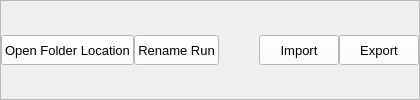
                        <widget class="QFrame" name="row_3">
                         <property name="minimumSize">
                          <size>
                           <width>0</width>
                           <height>70</height>
                          </size>
                         </property>
                         <property name="frameShape">
                          <enum>QFrame::Shape::StyledPanel</enum>
                         </property>
                         <property name="frameShadow">
                          <enum>QFrame::Shadow::Raised</enum>
                         </property>
                         <layout class="QHBoxLayout" name="horizontalLayout_12">
                          <property name="spacing">
                           <number>0</number>
                          </property>
                          <property name="leftMargin">
                           <number>0</number>
                          </property>
                          <property name="topMargin">
                           <number>0</number>
                          </property>
                          <property name="rightMargin">
                           <number>0</number>
                          </property>
                          <property name="bottomMargin">
                           <number>0</number>
                          </property>
                          <item>
                           <layout class="QGridLayout" name="gridLayout">
                            <property name="bottomMargin">
                             <number>0</number>
                            </property>
                            <item row="0" column="3">
                             <widget class="QPushButton" name="importRunButton">
                              <property name="minimumSize">
                               <size>
                                <width>50</width>
                                <height>30</height>
                               </size>
                              </property>
                              <property name="font">
                               <font>
                                <family>Segoe UI</family>
                                <pointsize>10</pointsize>
                                <italic>false</italic>
                                <bold>false</bold>
                               </font>
                              </property>
                              <property name="cursor">
                               <cursorShape>PointingHandCursor</cursorShape>
                              </property>
                              <property name="styleSheet">
                               <string notr="true">background-color: rgb(255, 255, 255);</string>
                              </property>
                              <property name="text">
                               <string>Import</string>
                              </property>
                              <property name="icon">
                               <iconset resource="resources.qrc">
                                <normaloff>:/icons/images/icons/cil-cloud-download.png</normaloff>:/icons/images/icons/cil-cloud-download.png</iconset>
                              </property>
                             </widget>
                            </item>
                            <item row="0" column="0">
                             <widget class="QPushButton" name="openFolderLocationButton">
                              <property name="minimumSize">
                               <size>
                                <width>50</width>
                                <height>30</height>
                               </size>
                              </property>
                              <property name="font">
                               <font>
                                <family>Segoe UI</family>
                                <pointsize>10</pointsize>
                                <italic>false</italic>
                                <bold>false</bold>
                               </font>
                              </property>
                              <property name="cursor">
                               <cursorShape>PointingHandCursor</cursorShape>
                              </property>
                              <property name="styleSheet">
                               <string notr="true">background-color: rgb(255, 255, 255);</string>
                              </property>
                              <property name="text">
                               <string>Open Folder Location</string>
                              </property>
                              <property name="icon">
                               <iconset resource="resources.qrc">
                                <normaloff>:/icons/images/icons/cil-folder-open.png</normaloff>:/icons/images/icons/cil-folder-open.png</iconset>
                              </property>
                             </widget>
                            </item>
                            <item row="0" column="5">
                             <widget class="QPushButton" name="exportRunButton">
                              <property name="minimumSize">
                               <size>
                                <width>50</width>
                                <height>30</height>
                               </size>
                              </property>
                              <property name="font">
                               <font>
                                <family>Segoe UI</family>
                                <pointsize>10</pointsize>
                                <italic>false</italic>
                                <bold>false</bold>
                               </font>
                              </property>
                              <property name="cursor">
                               <cursorShape>PointingHandCursor</cursorShape>
                              </property>
                              <property name="styleSheet">
                               <string notr="true">background-color: rgb(255, 255, 255);</string>
                              </property>
                              <property name="text">
                               <string>Export</string>
                              </property>
                              <property name="icon">
                               <iconset resource="resources.qrc">
                                <normaloff>:/icons/images/icons/cil-cloud-upload.png</normaloff>:/icons/images/icons/cil-cloud-upload.png</iconset>
                              </property>
                             </widget>
                            </item>
                            <item row="0" column="2">
                             <spacer name="horizontalSpacer_5">
                              <property name="orientation">
                               <enum>Qt::Orientation::Horizontal</enum>
                              </property>
                              <property name="sizeHint" stdset="0">
                               <size>
                                <width>40</width>
                                <height>20</height>
                               </size>
                              </property>
                             </spacer>
                            </item>
                            <item row="0" column="1">
                             <widget class="QPushButton" name="renameRunButton">
                              <property name="minimumSize">
                               <size>
                                <width>50</width>
                                <height>30</height>
                               </size>
                              </property>
                              <property name="font">
                               <font>
                                <family>Segoe UI</family>
                                <pointsize>10</pointsize>
                                <italic>false</italic>
                                <bold>false</bold>
                               </font>
                              </property>
                              <property name="cursor">
                               <cursorShape>PointingHandCursor</cursorShape>
                              </property>
                              <property name="styleSheet">
                               <string notr="true">background-color: rgb(255, 255, 255);</string>
                              </property>
                              <property name="text">
                               <string>Rename Run</string>
                              </property>
                              <property name="icon">
                               <iconset resource="resources.qrc">
                                <normaloff>:/icons/images/icons/cil-text-square.png</normaloff>:/icons/images/icons/cil-text-square.png</iconset>
                              </property>
                             </widget>
                            </item>
                           </layout>
                          </item>
                         </layout>
                        </widget>
